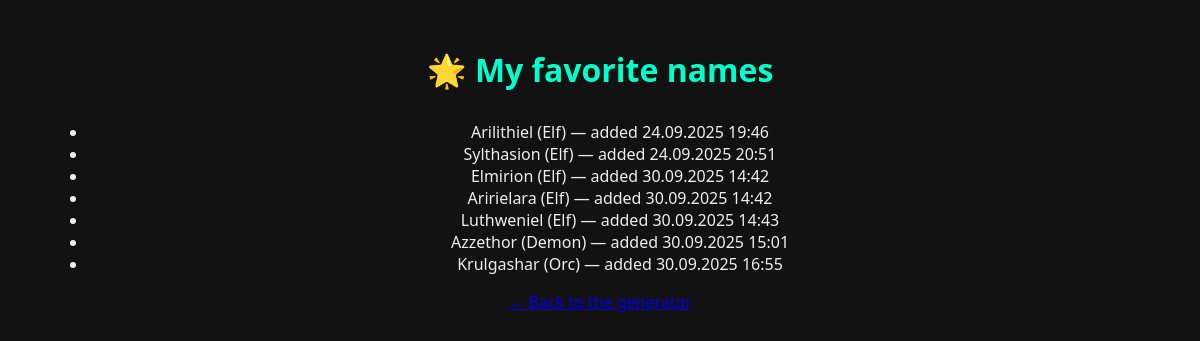
The app's page /my-names/ (signed in), older data.
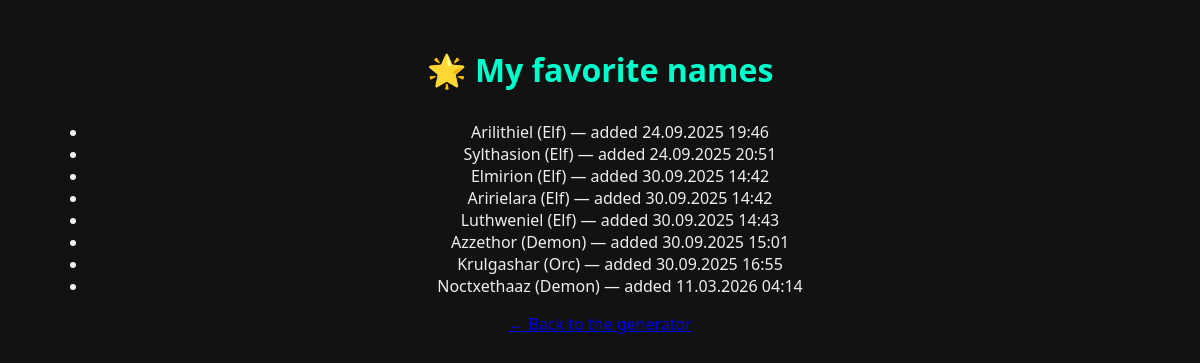
The same page, newer data.
### generator/models.py (models this page shows, shortened)
class FavoriteName(models.Model):
    user = models.ForeignKey(User, on_delete=models.CASCADE, related_name='favorites')
    name = models.CharField(max_length=100)
    race = models.CharField(max_length=50, blank=True)
    added_at = models.DateTimeField(default=timezone.now)
    class Meta:
        unique_together = ('user', 'name')
        verbose_name = "Favorite Name"
        verbose_name_plural = "Favorite Names"

### generator/views.py (the view)
# urls.py: path('my-names/', views.my_favorites, name='my_favorites'),
@login_required
def my_favorites(request):
    favorites = FavoriteName.objects.filter(user=request.user)
    return render(request, 'generator/my_favorites.html', {'favorites': favorites})

### generator/templates/generator/my_favorites.html (shortened to what this page needs)
<h2>🌟 My favorite names</h2>
<ul>
    {% for fav in favorites %}
        <li>{{ fav.name }} ({{ fav.race }})  — added {{ fav.added_at|date:"d.m.Y H:i" }}</li>
    {% empty %}
        <li>Nothing yet. Add your first name!</li>
    {% endfor %}
</ul>
<a href="{% url 'home' %}">← Back to the generator</a>

### generator/templates/generator/my_favorites.html (style rules this page uses)
h2 { font-size: 32px; color: #00ffcc; margin-bottom: 30px; }

Row changes from the older to the newer data that the page shows:
added FavoriteName: name "Noctxethaaz", race "Demon", added_at "11.03.2026 04:14"
